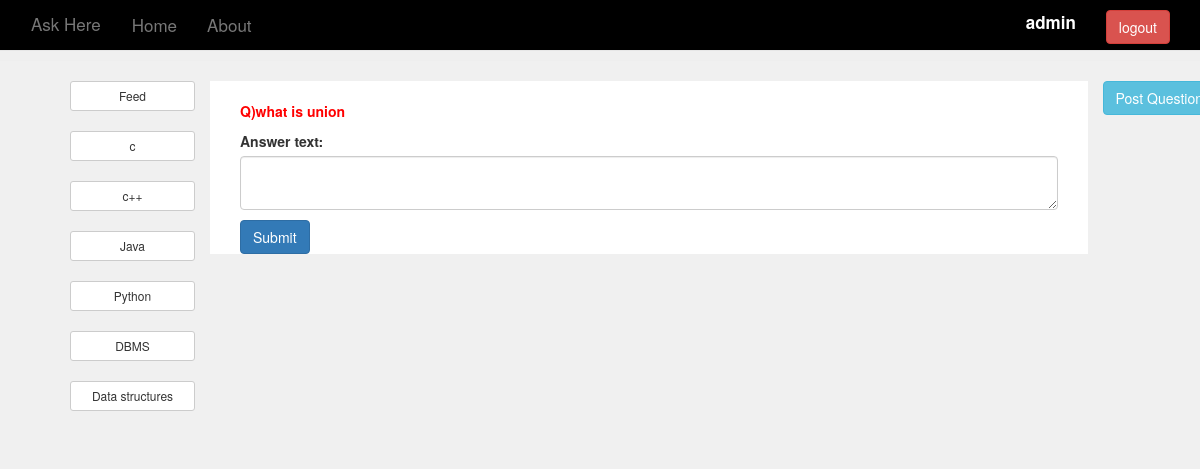
The page /add_answer/18 (signed in) on the database its author committed.
### Ask/models.py (models this page shows)
class Interest(models.Model):
    topic = models.CharField(max_length=30)

class Question(models.Model):
    question_text = models.CharField(max_length=300)
    created_by = models.ForeignKey(UserLogin,on_delete = models.CASCADE)
    topic_id = models.ForeignKey(Interest,on_delete=models.CASCADE)
    created_date = models.DateTimeField()

### Ask/views.py (the view)
# urls.py: path('add_answer/<int:que_id>',add_answer,name='add_answer'),
@login_required(login_url='/login')
def add_answer(request,que_id):
    question_text = Question.objects.get(pk=que_id).question_text
    if(request.method=="POST"):
        form = AnswerForm(request.POST)
        if(form.is_valid()):
            answer = form.save(commit=False)
            answer.que_id = Question.objects.get(pk=que_id)
            answer.answerd_by =  UserLogin.objects.get(username=request.user.username)
            answer.save()
            return redirect('index')
        else:
            return render(request,'add_answer.html',{'form':form,'question_text':question_text,'user':request.user,'topics':topics})
    else:
        form = AnswerForm()
        return render(request,'add_answer.html',{'form':form,'question_text':question_text,'user':request.user,'topics':topics})

### Ask/forms.py
class AnswerForm(forms.ModelForm):
    answer_text = forms.CharField(widget=forms.Textarea )
    class Meta:
        model = Answer
        fields = ('answer_text',)
    def __init__(self,*args,**kwargs):
        super(AnswerForm,self).__init__(*args,**kwargs)
        self.fields['answer_text'].widget.attrs= {
            'class':'form-control'
        }

### Ask/templates/add_answer.html
{% extends 'base.html' %}
{% load static %}
{% block content2 %}
    <form method="POST" class="form-signin"> {% csrf_token %}
        <div class="container form-display">
            <br>
            <p class="question-display">Q){{ question_text }} </p>
            {{ form.as_p }}
            <button type="submit" class="save btn btn-primary">Submit </button>
            <br>
        </div>
    </form>
{% endblock %}

### Ask/templates/base.html (shortened to what this page needs)
{% load static %}
<!DOCTYPE  html>
<html >
<head>
    <link rel="stylesheet" href="https://maxcdn.bootstrapcdn.com/bootstrap/3.3.7/css/bootstrap.min.css"
>
    <link rel="stylesheet" href="{% static 'default.css' %}">
</head>
<body  style="background-color: #f0f0f0;">
        <nav class="navbar navbar-default navbar-fixed-top">
            <div class="container">
                <div class="navbar-header">
                    <a class="navbar-brand" href="{% url 'index' %}">Ask Here</a>
                  </div>
                <ul class="nav navbar-nav">
                    <li class ={% if page == 'index' %} "active" {% endif %} > <a href="{% url 'index' %}">Home</a> </li>
                    <li class ={% if page == 'about' %} "active" {% endif %} > <a href="{% url 'about' %}">About</a> </li>
                </ul>
                <ul class="nav navbar-nav navbar-right">
                    {% if user.is_authenticated %}
                        <li>  <a href="#" class="username-display"><p style="color: white;">{{ user.username }}</p>   </a>  </li>
                        <li>
                            <a href="{% url 'logout' %}" class="right-nav-display">
                              <button type="button" class="btn btn-danger">logout </button>
                            </a>
                        </li>
                    {%  else  %}
                    <li><a href="{% url 'signup' %}"><span class="glyphicon glyphicon-user"></span> Sign Up</a></li>
                    <li><a href="{% url 'login' %}"><span class="glyphicon glyphicon-log-in"></span> Login</a></li>
                    {% endif %}
                </ul>
            </div>
        </nav>
        <br><br> <hr>
        <div class="container">
            <div class="row">
                <div class="col-md-2">
                    <ul style="list-style-type:none;">
                        <li><a href="{% url 'index' %}">
                                <button class="btn btn-default btn-sm btn-block"> Feed  </button>
                            </a>
                        </li> <br>
                        {% for t in topics %}
                            <li>
                                <a href="{% url 'filter' topic_id=t.id %}" role="button">
                                    <button class="btn btn-default btn-sm btn-block">{{ t.topic }} </button>
                                </a>
                            </li>
                            <br>
                        {% endfor %}
                    </ul>
                </div>
                <div class="col-md-9 middle-display">
                    {% block content2 %}{% endblock %}
                </div>
                <div class="col-md-1">
                    <a href="{% url 'post_question' %}">
                        <button type="button" class="btn btn-info"> Post Question</button>
                    </a>
                </div>
            </div>
        </div>
</body>
</html>

### Ask/static/default.css (style rules this page uses)
.question-display { color: red; font-weight: bold; }
a:link { text-decoration: none; }
.form-display { width: 100%; }
.middle-display { background-color: white; }
.navbar { overflow: hidden; background-color:black; position: fixed; top: 0; width: 100%; }
.navbar a { float: left; display: block; color: #f2f2f2; text-align: center; padding: 14px 16px; text-decoration: none; font-size: 17px; }
.right-nav-display { margin-bottom: -20px; margin-top: -5px; }
.username-display { margin-bottom: -20px; margin-top: -3px; font-weight: bold; }

### rows shown on the page
Interest: topic "c"
Interest: topic "c++"
Interest: topic "Java"
Interest: topic "Python"
Interest: topic "DBMS"
Interest: topic "Data structures"
Question: question_text "what is union"

### other values the page prints
{{ user.username }} "admin"
